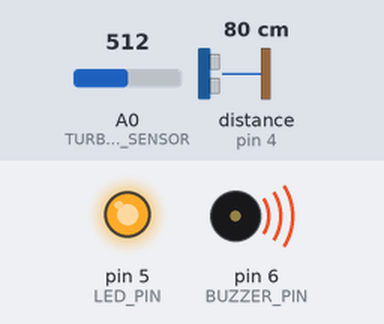
This sketch was run on a simulated Arduino Uno, built with avr-gcc and run on an emulated ATmega328P. On the bench: output pins drawn as LEDs (lit = HIGH), buzzer (waves = sounding, pin HIGH). Wiring (inferred from the names in the program): ultrasonic range finder: trigger pin 3; echo pin 4. Inputs (shaded band) come from the test bench; at power-on: A0 (TURBIDITY_SENSOR) = 512, distance to the obstacle (sensor on pin 4) 80 cm. The echo pulse lasts 58.3 µs per cm; pins used as bus, display or sensor lines are not drawn.

Above: at 1.3 s.
1.4 s: A0 (TURBIDITY_SENSOR) set to 484
At 2.7 s:
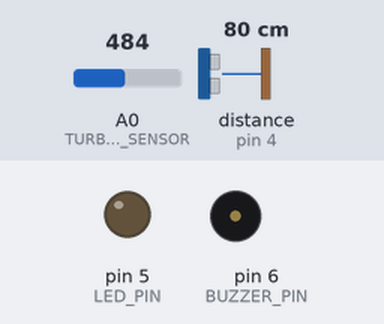
3.0 s: A0 (TURBIDITY_SENSOR) set to 510
At 3.3 s:
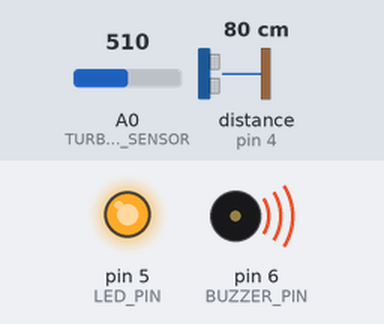
4.5 s: A0 (TURBIDITY_SENSOR) set to 490
At 5.0 s:
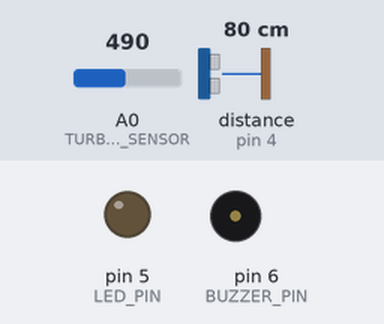
Timing chart, 0 to 7.5 s (numbered marks = the images above; inputs shaded):
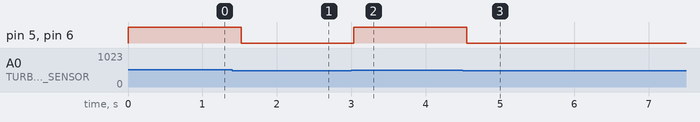

Measured:
- the behaviour switches between 501 and 500 on A0 (TURBIDITY_SENSOR) (found by bisection; images 0 and 1)
- after the input at 1.4 s, pin 5 (LED_PIN), pin 6 (BUZZER_PIN): HIGH → LOW after 0.12 s
- after the input at 3.0 s, pin 5 (LED_PIN), pin 6 (BUZZER_PIN): LOW → HIGH at once
- after the input at 4.5 s, pin 5 (LED_PIN), pin 6 (BUZZER_PIN): HIGH → LOW after 0.05 s

The sketch:

qualitycreate_alearts3.ino
```cpp
#define TRIG_PIN 3
#define ECHO_PIN 4
#define TURBIDITY_SENSOR A0
#define LED_PIN 5
#define BUZZER_PIN 6

void setup() {
  pinMode(TRIG_PIN, OUTPUT);
  pinMode(ECHO_PIN, INPUT);
  pinMode(LED_PIN, OUTPUT);
  pinMode(BUZZER_PIN, OUTPUT);
  Serial.begin(9600);
}

void loop() {

  digitalWrite(TRIG_PIN, LOW); delayMicroseconds(2);
  digitalWrite(TRIG_PIN, HIGH); delayMicroseconds(10);
  digitalWrite(TRIG_PIN, LOW);
  int distance = pulseIn(ECHO_PIN, HIGH) * 0.034 / 2;

  int turbidity = analogRead(TURBIDITY_SENSOR);


  if (distance < 15 || turbidity > 500) {
    digitalWrite(LED_PIN, HIGH);
    digitalWrite(BUZZER_PIN, HIGH);
  } else {
    digitalWrite(LED_PIN, LOW);
    digitalWrite(BUZZER_PIN, LOW);
  }

  delay(500);
}


// Ultrasonic Sensor:
// VCC → 5V
// GND → GND
// TRIG → Digital Pin 3
// ECHO → Digital Pin 4
// Turbidity Sensor:

// VCC → 5V
// GND → GND
// OUT → A0
// LED:

// Anode → Digital Pin 5
// Cathode → GND (via a 220-ohm resistor)
// Buzzer:

// Positive → Digital Pin 6
// Negative → GND
```
